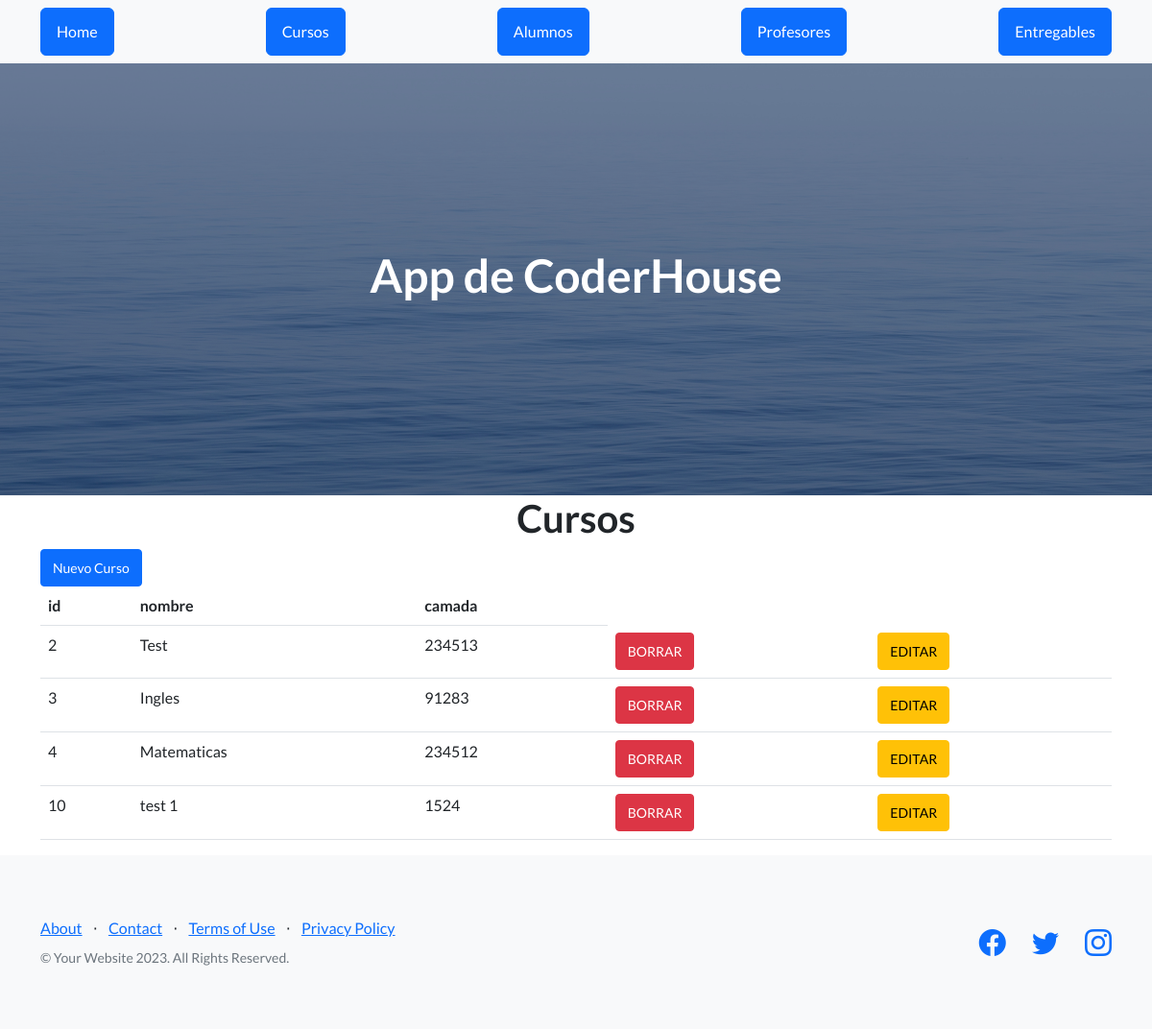
The app's page /AppCoder/ver_cursos with its own data.
### AppCoder/models.py (models this page shows, shortened)
class Curso(models.Model):
    nombre = models.CharField(max_length=40)
    camada = models.IntegerField()

### AppCoder/views.py (the view)
# urls.py: path("ver_cursos", views.ver_cursos, name="cursos"),
def ver_cursos(request):
    cursos = Curso.objects.all()
    dicc = {"cursos": cursos}
    plantilla = loader.get_template("cursos.html")
    documento = plantilla.render(dicc)
    return HttpResponse(documento)

### AppCoder/template/cursos.html
{% extends "padre.html" %}
{% load static %}
{% block contenido %}
    <main class="container">
        <h1 class="text-xl-center title"> Cursos </h1>
        <a href="alta_curso" class="btn btn-primary btn-sm">Nuevo Curso</a>
        <table class="table">
            <thead>
                <tr>
                    <th>id</th>
                    <th>nombre</th>
                    <th>camada</th>
                </tr>
            </thead>
            <tbody>
                {% for n in cursos %}
                <tr>
                    <td>{{n.id}}</td>
                    <td>{{n.nombre}}</td>
                    <td>{{n.camada}}</td>
                    <td><a href="{% url 'elimina_curso' n.id %}" class="btn btn-danger btn-sm">BORRAR</a></td>
                    <td><a href="{% url 'editar_curso'  n.id %}" class="btn btn-warning btn-sm">EDITAR</a></td>
                </tr>
                {% endfor %}
            </tbody>
        </table>
    </main>
{% endblock %}

### records on screen
Curso: id "2", nombre "Test", camada "234513"
Curso: id "3", nombre "Ingles", camada "91283"
Curso: id "4", nombre "Matematicas", camada "234512"
Curso: id "10", nombre "test 1", camada "1524"
